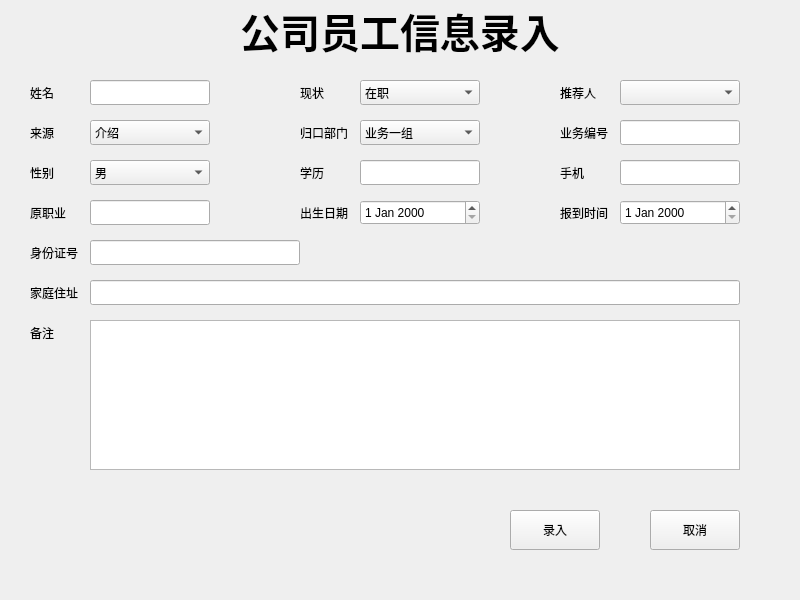
<?xml version="1.0" encoding="UTF-8"?>
<ui version="4.0">
 <class>sys_employeeinfoForm</class>
 <widget class="QWidget" name="sys_employeeinfoForm">
  <property name="geometry">
   <rect>
    <x>0</x>
    <y>0</y>
    <width>800</width>
    <height>600</height>
   </rect>
  </property>
  <property name="windowTitle">
   <string>Form</string>
  </property>
  <widget class="QLabel" name="INSUR_LABEL">
   <property name="geometry">
    <rect>
     <x>220</x>
     <y>0</y>
     <width>360</width>
     <height>60</height>
    </rect>
   </property>
   <property name="font">
    <font>
     <pointsize>30</pointsize>
     <weight>75</weight>
     <bold>true</bold>
     <kerning>true</kerning>
    </font>
   </property>
   <property name="text">
    <string>公司员工信息录入</string>
   </property>
   <property name="alignment">
    <set>Qt::AlignCenter</set>
   </property>
  </widget>
  <widget class="QLineEdit" name="EmployeeName">
   <property name="geometry">
    <rect>
     <x>90</x>
     <y>80</y>
     <width>120</width>
     <height>25</height>
    </rect>
   </property>
   <property name="inputMethodHints">
    <set>Qt::ImhNone</set>
   </property>
  </widget>
  <widget class="QLabel" name="label_7">
   <property name="geometry">
    <rect>
     <x>30</x>
     <y>80</y>
     <width>60</width>
     <height>25</height>
    </rect>
   </property>
   <property name="text">
    <string>姓名</string>
   </property>
   <property name="alignment">
    <set>Qt::AlignLeading|Qt::AlignLeft|Qt::AlignVCenter</set>
   </property>
  </widget>
  <widget class="QLabel" name="label_8">
   <property name="geometry">
    <rect>
     <x>300</x>
     <y>80</y>
     <width>60</width>
     <height>25</height>
    </rect>
   </property>
   <property name="text">
    <string>现状</string>
   </property>
   <property name="alignment">
    <set>Qt::AlignLeading|Qt::AlignLeft|Qt::AlignVCenter</set>
   </property>
  </widget>
  <widget class="QComboBox" name="State">
   <property name="geometry">
    <rect>
     <x>360</x>
     <y>80</y>
     <width>120</width>
     <height>25</height>
    </rect>
   </property>
   <property name="contextMenuPolicy">
    <enum>Qt::DefaultContextMenu</enum>
   </property>
   <item>
    <property name="text">
     <string>在职</string>
    </property>
   </item>
   <item>
    <property name="text">
     <string>离职</string>
    </property>
   </item>
  </widget>
  <widget class="QLabel" name="label_9">
   <property name="geometry">
    <rect>
     <x>560</x>
     <y>80</y>
     <width>60</width>
     <height>25</height>
    </rect>
   </property>
   <property name="text">
    <string>推荐人</string>
   </property>
   <property name="alignment">
    <set>Qt::AlignLeading|Qt::AlignLeft|Qt::AlignVCenter</set>
   </property>
  </widget>
  <widget class="QComboBox" name="ReferencesName">
   <property name="geometry">
    <rect>
     <x>620</x>
     <y>80</y>
     <width>120</width>
     <height>25</height>
    </rect>
   </property>
   <property name="contextMenuPolicy">
    <enum>Qt::DefaultContextMenu</enum>
   </property>
  </widget>
  <widget class="QLabel" name="label_10">
   <property name="geometry">
    <rect>
     <x>30</x>
     <y>120</y>
     <width>60</width>
     <height>25</height>
    </rect>
   </property>
   <property name="text">
    <string>来源</string>
   </property>
   <property name="alignment">
    <set>Qt::AlignLeading|Qt::AlignLeft|Qt::AlignVCenter</set>
   </property>
  </widget>
  <widget class="QComboBox" name="Source">
   <property name="geometry">
    <rect>
     <x>90</x>
     <y>120</y>
     <width>120</width>
     <height>25</height>
    </rect>
   </property>
   <property name="contextMenuPolicy">
    <enum>Qt::DefaultContextMenu</enum>
   </property>
   <item>
    <property name="text">
     <string>介绍</string>
    </property>
   </item>
   <item>
    <property name="text">
     <string>投简历</string>
    </property>
   </item>
  </widget>
  <widget class="QLabel" name="label_11">
   <property name="geometry">
    <rect>
     <x>300</x>
     <y>120</y>
     <width>60</width>
     <height>25</height>
    </rect>
   </property>
   <property name="text">
    <string>归口部门</string>
   </property>
   <property name="alignment">
    <set>Qt::AlignLeading|Qt::AlignLeft|Qt::AlignVCenter</set>
   </property>
  </widget>
  <widget class="QComboBox" name="Department">
   <property name="geometry">
    <rect>
     <x>360</x>
     <y>120</y>
     <width>120</width>
     <height>25</height>
    </rect>
   </property>
   <property name="contextMenuPolicy">
    <enum>Qt::DefaultContextMenu</enum>
   </property>
   <item>
    <property name="text">
     <string>业务一组</string>
    </property>
   </item>
   <item>
    <property name="text">
     <string>业务二组</string>
    </property>
   </item>
  </widget>
  <widget class="QLineEdit" name="EmployeeCode">
   <property name="geometry">
    <rect>
     <x>620</x>
     <y>120</y>
     <width>120</width>
     <height>25</height>
    </rect>
   </property>
   <property name="inputMethodHints">
    <set>Qt::ImhNone</set>
   </property>
  </widget>
  <widget class="QLabel" name="label_12">
   <property name="geometry">
    <rect>
     <x>560</x>
     <y>120</y>
     <width>60</width>
     <height>25</height>
    </rect>
   </property>
   <property name="text">
    <string>业务编号</string>
   </property>
   <property name="alignment">
    <set>Qt::AlignLeading|Qt::AlignLeft|Qt::AlignVCenter</set>
   </property>
  </widget>
  <widget class="QComboBox" name="Sex">
   <property name="geometry">
    <rect>
     <x>90</x>
     <y>160</y>
     <width>120</width>
     <height>25</height>
    </rect>
   </property>
   <property name="contextMenuPolicy">
    <enum>Qt::DefaultContextMenu</enum>
   </property>
   <item>
    <property name="text">
     <string>男</string>
    </property>
   </item>
   <item>
    <property name="text">
     <string>女</string>
    </property>
   </item>
   <item>
    <property name="text">
     <string>中性</string>
    </property>
   </item>
  </widget>
  <widget class="QLabel" name="label_13">
   <property name="geometry">
    <rect>
     <x>30</x>
     <y>160</y>
     <width>60</width>
     <height>25</height>
    </rect>
   </property>
   <property name="text">
    <string>性别</string>
   </property>
   <property name="alignment">
    <set>Qt::AlignLeading|Qt::AlignLeft|Qt::AlignVCenter</set>
   </property>
  </widget>
  <widget class="QLineEdit" name="Academic">
   <property name="geometry">
    <rect>
     <x>360</x>
     <y>160</y>
     <width>120</width>
     <height>25</height>
    </rect>
   </property>
   <property name="inputMethodHints">
    <set>Qt::ImhNone</set>
   </property>
  </widget>
  <widget class="QLabel" name="label_14">
   <property name="geometry">
    <rect>
     <x>300</x>
     <y>160</y>
     <width>60</width>
     <height>25</height>
    </rect>
   </property>
   <property name="text">
    <string>学历</string>
   </property>
   <property name="alignment">
    <set>Qt::AlignLeading|Qt::AlignLeft|Qt::AlignVCenter</set>
   </property>
  </widget>
  <widget class="QLabel" name="label_15">
   <property name="geometry">
    <rect>
     <x>560</x>
     <y>160</y>
     <width>60</width>
     <height>25</height>
    </rect>
   </property>
   <property name="text">
    <string>手机</string>
   </property>
   <property name="alignment">
    <set>Qt::AlignLeading|Qt::AlignLeft|Qt::AlignVCenter</set>
   </property>
  </widget>
  <widget class="QLineEdit" name="Telephone">
   <property name="geometry">
    <rect>
     <x>620</x>
     <y>160</y>
     <width>120</width>
     <height>25</height>
    </rect>
   </property>
   <property name="inputMethodHints">
    <set>Qt::ImhNone</set>
   </property>
  </widget>
  <widget class="QLineEdit" name="OriginalOccupation">
   <property name="geometry">
    <rect>
     <x>90</x>
     <y>200</y>
     <width>120</width>
     <height>25</height>
    </rect>
   </property>
   <property name="inputMethodHints">
    <set>Qt::ImhNone</set>
   </property>
  </widget>
  <widget class="QLabel" name="label_16">
   <property name="geometry">
    <rect>
     <x>30</x>
     <y>200</y>
     <width>60</width>
     <height>25</height>
    </rect>
   </property>
   <property name="text">
    <string>原职业</string>
   </property>
   <property name="alignment">
    <set>Qt::AlignLeading|Qt::AlignLeft|Qt::AlignVCenter</set>
   </property>
  </widget>
  <widget class="QLabel" name="label_2">
   <property name="geometry">
    <rect>
     <x>300</x>
     <y>200</y>
     <width>60</width>
     <height>25</height>
    </rect>
   </property>
   <property name="text">
    <string>出生日期</string>
   </property>
  </widget>
  <widget class="QDateEdit" name="BirthDay">
   <property name="geometry">
    <rect>
     <x>360</x>
     <y>200</y>
     <width>120</width>
     <height>25</height>
    </rect>
   </property>
  </widget>
  <widget class="QLabel" name="label_3">
   <property name="geometry">
    <rect>
     <x>560</x>
     <y>200</y>
     <width>60</width>
     <height>25</height>
    </rect>
   </property>
   <property name="text">
    <string>报到时间</string>
   </property>
  </widget>
  <widget class="QDateEdit" name="EntryTime">
   <property name="geometry">
    <rect>
     <x>620</x>
     <y>200</y>
     <width>120</width>
     <height>25</height>
    </rect>
   </property>
  </widget>
  <widget class="QLabel" name="label_17">
   <property name="geometry">
    <rect>
     <x>30</x>
     <y>240</y>
     <width>60</width>
     <height>25</height>
    </rect>
   </property>
   <property name="text">
    <string>身份证号</string>
   </property>
   <property name="alignment">
    <set>Qt::AlignLeading|Qt::AlignLeft|Qt::AlignVCenter</set>
   </property>
  </widget>
  <widget class="QLineEdit" name="IdCard">
   <property name="geometry">
    <rect>
     <x>90</x>
     <y>240</y>
     <width>210</width>
     <height>25</height>
    </rect>
   </property>
   <property name="inputMethodHints">
    <set>Qt::ImhNone</set>
   </property>
  </widget>
  <widget class="QLineEdit" name="HomeAddress">
   <property name="geometry">
    <rect>
     <x>90</x>
     <y>280</y>
     <width>650</width>
     <height>25</height>
    </rect>
   </property>
   <property name="inputMethodHints">
    <set>Qt::ImhNone</set>
   </property>
  </widget>
  <widget class="QLabel" name="label_18">
   <property name="geometry">
    <rect>
     <x>30</x>
     <y>280</y>
     <width>60</width>
     <height>25</height>
    </rect>
   </property>
   <property name="text">
    <string>家庭住址</string>
   </property>
   <property name="alignment">
    <set>Qt::AlignLeading|Qt::AlignLeft|Qt::AlignVCenter</set>
   </property>
  </widget>
  <widget class="QLabel" name="label_19">
   <property name="geometry">
    <rect>
     <x>30</x>
     <y>320</y>
     <width>60</width>
     <height>25</height>
    </rect>
   </property>
   <property name="text">
    <string>备注</string>
   </property>
   <property name="alignment">
    <set>Qt::AlignLeading|Qt::AlignLeft|Qt::AlignVCenter</set>
   </property>
  </widget>
  <widget class="QTextEdit" name="Description">
   <property name="geometry">
    <rect>
     <x>90</x>
     <y>320</y>
     <width>650</width>
     <height>150</height>
    </rect>
   </property>
  </widget>
  <widget class="QPushButton" name="Cancel">
   <property name="geometry">
    <rect>
     <x>650</x>
     <y>510</y>
     <width>90</width>
     <height>40</height>
    </rect>
   </property>
   <property name="text">
    <string>取消</string>
   </property>
  </widget>
  <widget class="QPushButton" name="Entry">
   <property name="geometry">
    <rect>
     <x>510</x>
     <y>510</y>
     <width>90</width>
     <height>40</height>
    </rect>
   </property>
   <property name="text">
    <string>录入</string>
   </property>
  </widget>
 </widget>
 <resources/>
 <connections/>
</ui>
